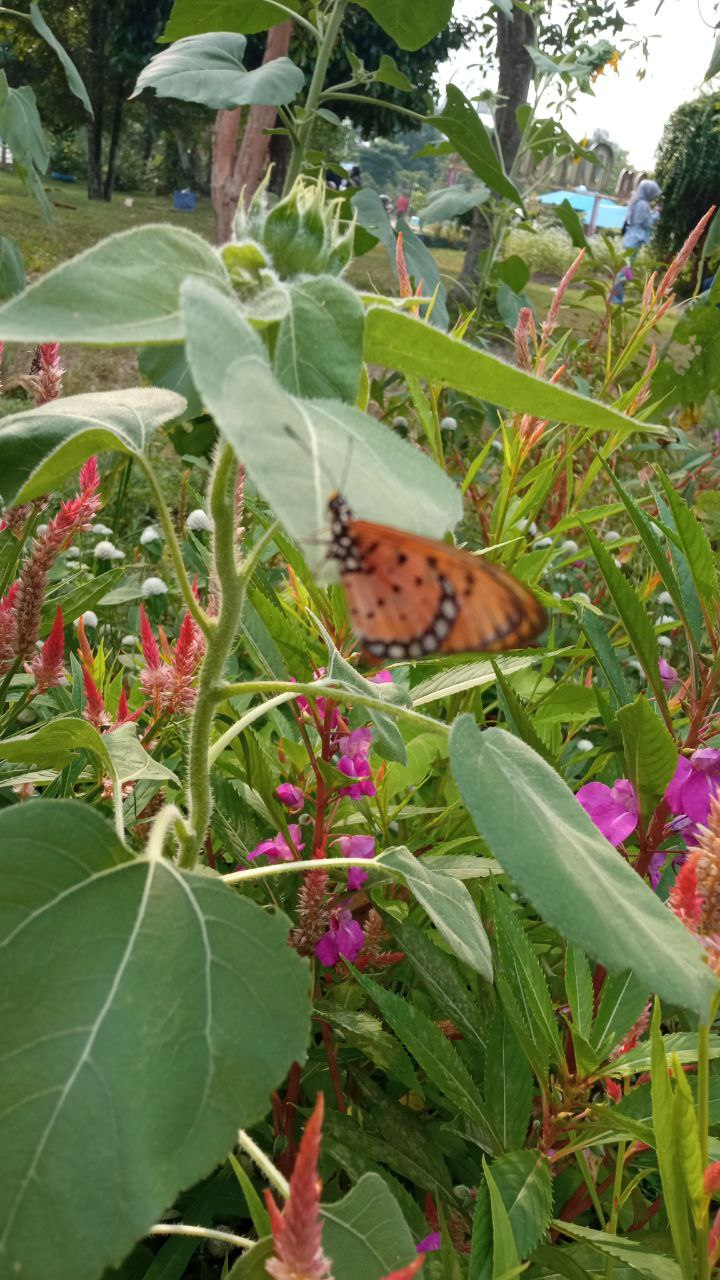
#> input picture foto_lurus.jpg, 720 x 1280 px
$ python Tugas_Pert3.py
#> lines starting #> are read from the running program, lines starting #| are printed output that depends on the picture
#Nama: Fajira Zahara
#NIM: 24343033
#Class Code: 202523430039

# ============================================
# PRAKTIKUM: TRANSFORMASI GEOMETRIK & INTERPOLASI
# ============================================

import cv2
import numpy as np
import matplotlib.pyplot as plt
import time
import warnings
warnings.filterwarnings('ignore')

print("=== PRAKTIKUM 3 ===")
print("Kasus: Perbandingan Dokumen Lurus vs Dokumen Miring\n")

# ================= FUNGSI METRIK =================
def mse_psnr(img1, img2):
    mse = np.mean((img1.astype(float) - img2.astype(float))**2)
    psnr = 10*np.log10(255**2/mse) if mse > 0 else float('inf')
    return mse, psnr

# ================= 1. LOAD DUA GAMBAR =================
print("1. Menampilkan Dua Citra")

ref_img = cv2.imread("foto_lurus.jpg", 0)
#> ref_img: shape (1280, 720); min 0, max 255, mean 108.2
moving_img = cv2.imread("foto_miring.jpg", 0)
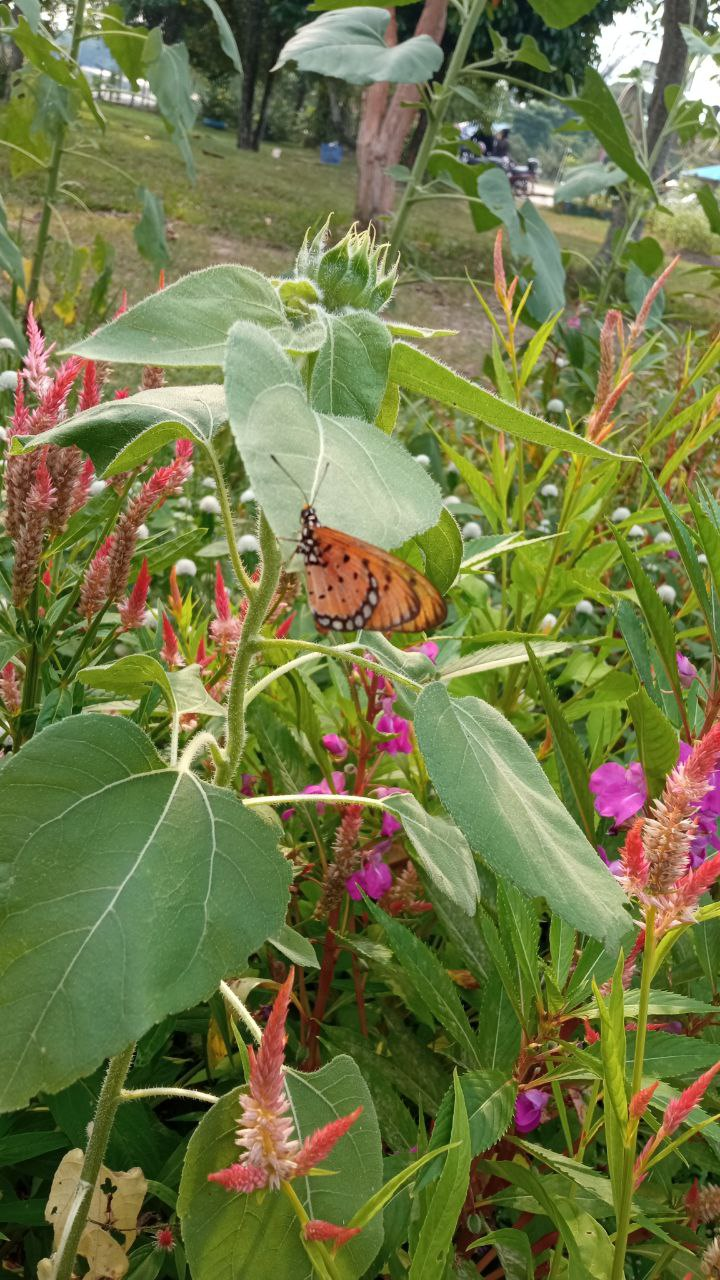
#> input picture foto_miring.jpg, 720 x 1280 px
#> moving_img: shape (1280, 720); min 0, max 255, mean 112.4

h, w = ref_img.shape
#> h = 1280; w = 720

plt.figure(figsize=(10,5))
plt.subplot(1,2,1)
plt.imshow(ref_img, cmap='gray')
plt.title("Gambar Lurus")
plt.axis("off")

plt.subplot(1,2,2)
plt.imshow(moving_img, cmap='gray')
plt.title("Gambar Miring")
plt.axis("off")
plt.show()


# ================= 2. TRANSFORMASI HOMOGEN =================
print("2. Translasi, Rotasi, Scaling (Homogen)")

# Matriks
translation = np.array([[1,0,40],[0,1,30],[0,0,1]])
theta = np.pi/10
rotation = np.array([[np.cos(theta),-np.sin(theta),0],
                     [np.sin(theta),np.cos(theta),0],
                     [0,0,1]])
scaling = np.array([[1.1,0,0],[0,1.1,0],[0,0,1]])

composite = translation @ rotation @ scaling

homo_ref = cv2.warpPerspective(ref_img, composite, (w,h))
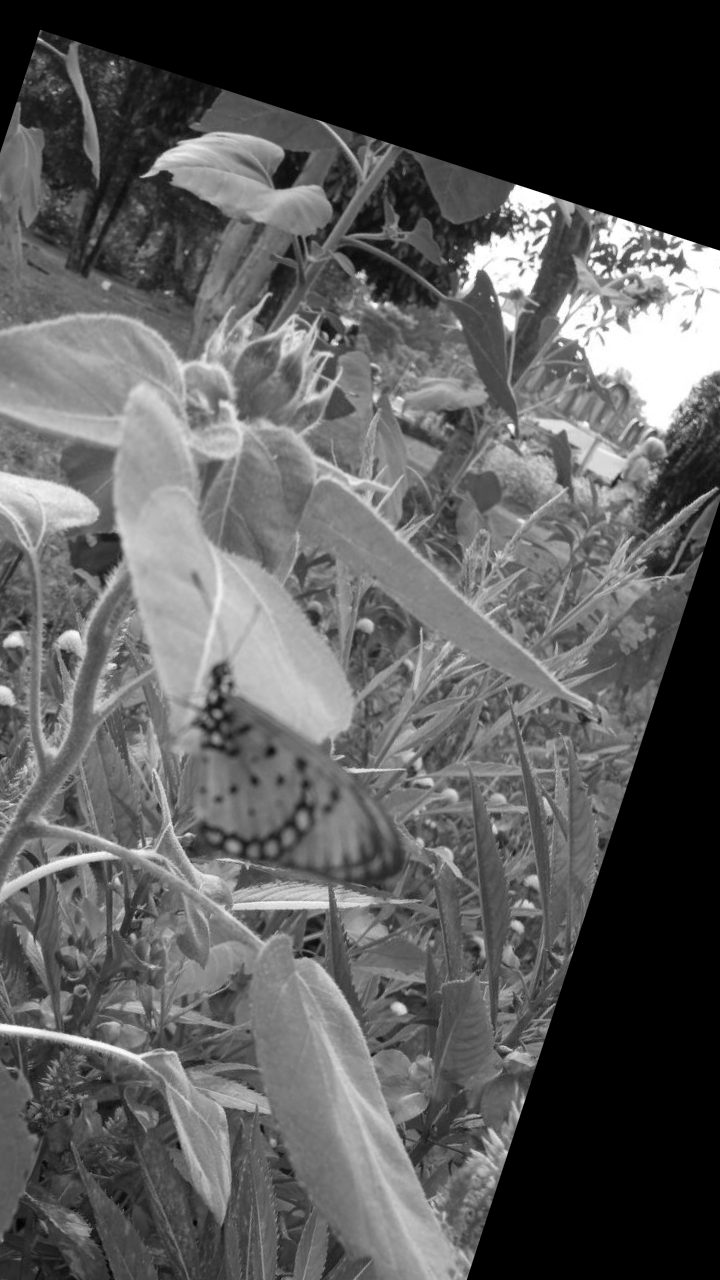
#> homo_ref: shape (1280, 720); min 0, max 255, mean 90.8
homo_mov = cv2.warpPerspective(moving_img, composite, (w,h))
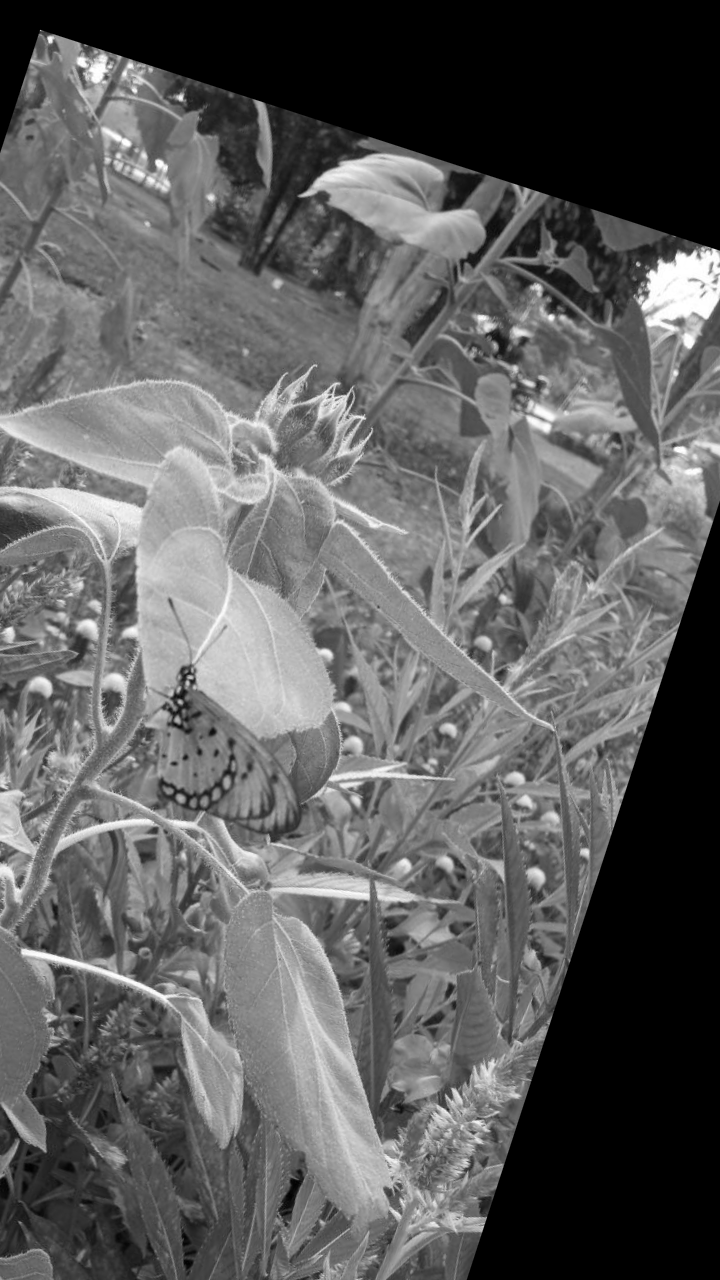
#> homo_mov: shape (1280, 720); min 0, max 255, mean 95.3

plt.figure(figsize=(10,5))
plt.subplot(1,2,1)
plt.imshow(homo_ref, cmap='gray')
plt.title("Homogen - Lurus")
plt.axis("off")

plt.subplot(1,2,2)
plt.imshow(homo_mov, cmap='gray')
plt.title("Homogen - Miring")
plt.axis("off")
plt.show()


# ================= 3. AFFINE =================
print("3. Transformasi Affine (3 titik)")

pts_ref = np.float32([[100,100],[w-100,100],[100,h-100]])
#> pts_ref = [[100, 100], [620, 100], [100, 1180]]
pts_mov = np.float32([[80,120],[w-60,80],[120,h-60]])
#> pts_mov = [[80, 120], [660, 80], [120, 1220]]

M_aff = cv2.getAffineTransform(pts_mov, pts_ref)

aff_result = cv2.warpAffine(moving_img, M_aff, (w,h))

plt.figure(figsize=(8,5))
plt.imshow(aff_result, cmap='gray')
plt.title("Hasil Affine - Miring ke Lurus")
plt.axis("off")
plt.show()


# ================= 4. PERSPEKTIF =================
print("4. Transformasi Perspektif (4 titik)")

pts_ref4 = np.float32([[100,100],[w-100,100],[w-100,h-100],[100,h-100]])
pts_mov4 = np.float32([[80,120],[w-60,80],[w-40,h-60],[120,h-40]])

M_persp = cv2.getPerspectiveTransform(pts_mov4, pts_ref4)

persp_result = cv2.warpPerspective(moving_img, M_persp, (w,h))
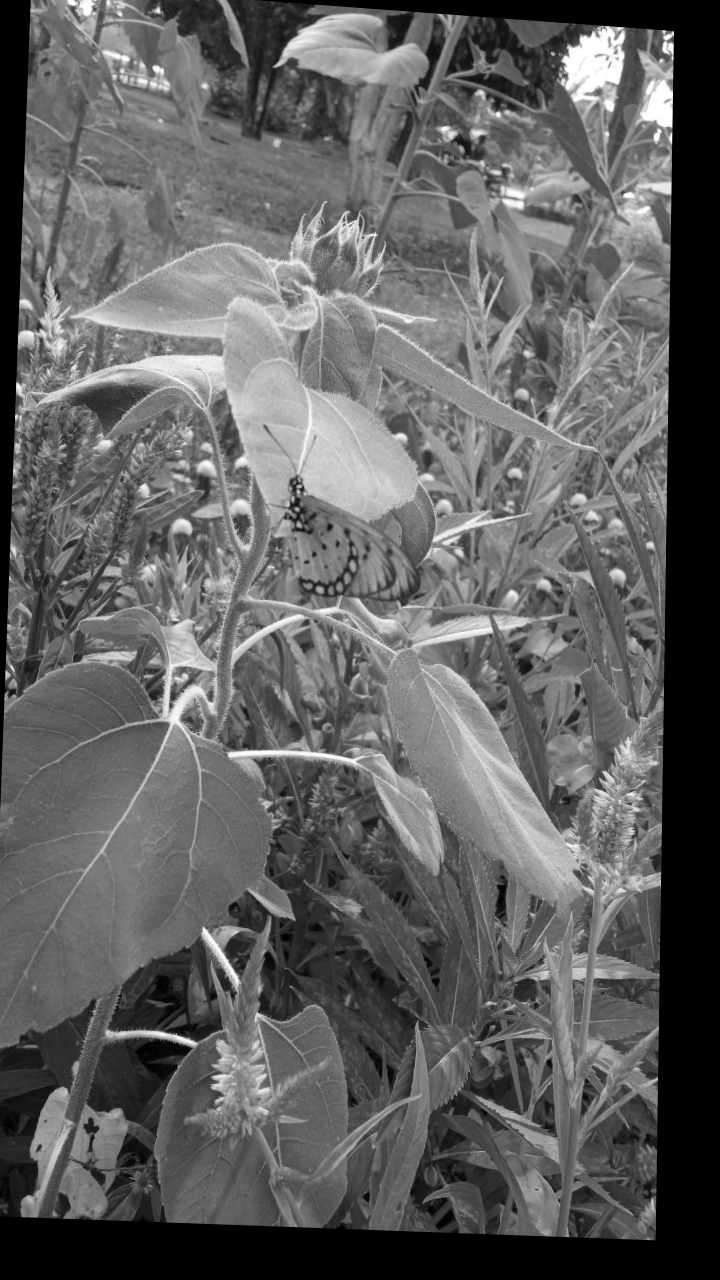
#> persp_result: shape (1280, 720); min 0, max 255, mean 97

plt.figure(figsize=(8,5))
plt.imshow(persp_result, cmap='gray')
plt.title("Hasil Perspective Registration")
plt.axis("off")
plt.show()


# ================= 5. INTERPOLASI =================
print("5. Perbandingan Interpolasi")

methods = [
    ("Nearest", cv2.INTER_NEAREST),
    ("Bilinear", cv2.INTER_LINEAR),
    ("Bicubic", cv2.INTER_CUBIC)
]

plt.figure(figsize=(15,5))

for i,(name,flag) in enumerate(methods):
    start = time.time()
    result = cv2.warpPerspective(moving_img, M_persp, (w,h), flags=flag)
    comp_time = time.time() - start

    mse, psnr = mse_psnr(ref_img, result)

    print(f"{name} -> MSE:{mse:.2f}, PSNR:{psnr:.2f}, Time:{comp_time:.5f}s")

    plt.subplot(1,3,i+1)
    plt.imshow(result, cmap='gray')
    plt.title(f"{name}\nPSNR:{psnr:.1f}")
    plt.axis("off")
#> this loop made 3 passes
#> (mse, psnr) on passes 1 to 3: (4496.3, 11.6), (4445.5, 11.65), (4490.5, 11.61)
#| Nearest -> MSE:4496.30, PSNR:11.60, Time:0.05002s
#| Bilinear -> MSE:4445.48, PSNR:11.65, Time:0.00954s
#| Bicubic -> MSE:4490.54, PSNR:11.61, Time:0.06072s

plt.show()


# ================= 6. ANALISIS & KESIMPULAN =================
print("\n6. ANALISIS")

print("""
• Perspective lebih akurat untuk dokumen difoto miring.
• Affine cukup jika hanya rotasi/translasi.
• Bicubic biasanya memberi PSNR tertinggi.
• Nearest paling cepat tapi kualitas kasar.
""")

print("\nRekomendasi Pipeline:")
print("""
1. Deteksi 4 sudut dokumen
2. Hitung matriks perspective
3. Gunakan warpPerspective + Bicubic
4. Evaluasi MSE & PSNR
5. Gunakan hasil untuk OCR
""")
